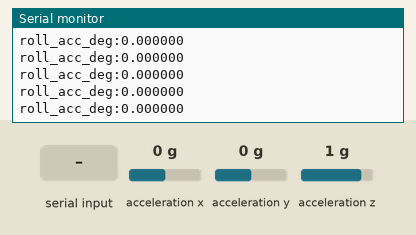
Recording of a sketch running on a simulated Arduino Nano 33 BLE. On the bench: the last lines printed to the serial monitor. The inputs (shaded band) are chosen by the test bench; at power-on: acceleration y 0 g, acceleration x 0 g, acceleration z 1 g. Storage starts empty.

Above: at 2.2 s.
2.3 s: "d\n" received over Serial
3.8 s: acceleration y set to -1.4 g
At 4.3 s:
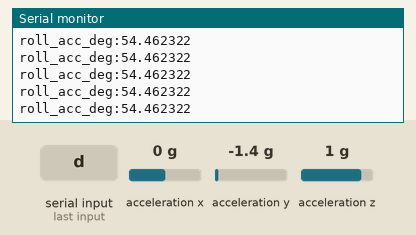
5.3 s: acceleration x set to -1.4 g
At 6.0 s:
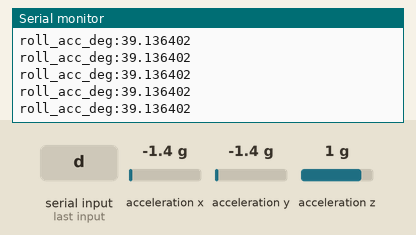
6.8 s: acceleration z set to -1.4 g
At 7.3 s:
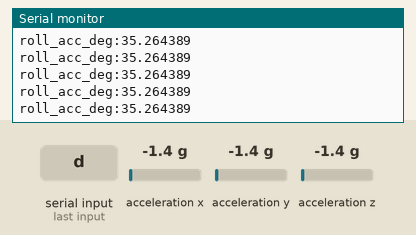
Timing chart, 0 to 9.3 s (numbered marks = the images above; inputs shaded):
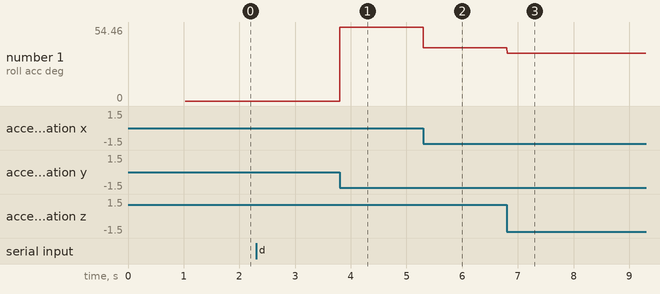

Measured:
- after the input at 6.8 s, the serial monitor: prints a new line at once (image 3)
- plotted number 1: 39.14 → 35.26 after the input at 6.8 s

The sketch:

rcording_accelerometer_reading.ino
```cpp
/*
  SC651 Assignment (Part b):
  Roll angle estimation using accelerometer data only + CSV logging to SPIFFS.

  Measurement model (Eq. 7 from assignment):
    theta_acc = atan2(ay, sqrt(ax^2 + az^2))

  This version:
    - Records for STOP_TIME_S seconds (60 by default)
    - Logs to SPIFFS CSV file (ESP32 flash)
    - Type 'd' in Serial Monitor to dump the CSV over Serial

  EXTRA ROBUSTNESS ADDED (to fix your error):
    - Prints SPIFFS total/used bytes
    - If SPIFFS is nearly full, it formats SPIFFS automatically
    - Then retries opening the CSV file for writing
*/

#include <Arduino_LSM9DS1.h>
#include "FS.h"
#include "SPIFFS.h"
#include <math.h>

// -----------------------------
// User settings
// -----------------------------
static const float STOP_TIME_S = 60.0f;                          // 0 -> log forever
static const char *CSV_PATH = "/roll_acc_only_ninety_and_minus.csv";       // MUST start with '/'
static const uint32_t FLUSH_EVERY_N_LINES = 50;
static const bool FLIP_ACCEL_SIGN = true;

// If SPIFFS used space exceeds this fraction, auto-format to recover space.
static const float SPIFFS_FULL_THRESHOLD = 0.90f;  // 90%

// -----------------------------
// Time bookkeeping
// -----------------------------
unsigned long t_prev_us = 0;
unsigned long t_start_ms = 0;

// CSV file handle + counters
File csvFile;
uint32_t lineCount = 0;
bool logging_active = true;

// ------------------------------------------------------------
// Dump the CSV file over Serial
// ------------------------------------------------------------
void dumpCsvToSerial() {
  Serial.println("\n--- CSV DUMP START ---");

  File f = SPIFFS.open(CSV_PATH, FILE_READ);
  if (!f) {
    Serial.println("ERROR: Could not open CSV for reading.");
    Serial.println("--- CSV DUMP END ---\n");
    return;
  }

  while (f.available()) {
    Serial.write(f.read());
  }
  f.close();

  Serial.println("\n--- CSV DUMP END ---\n");
}

// ------------------------------------------------------------
// Helper: prints SPIFFS usage
// ------------------------------------------------------------
void printSpiffsInfo(const char *tag) {
  size_t total = SPIFFS.totalBytes();
  size_t used  = SPIFFS.usedBytes();
  Serial.print(tag);
  Serial.print(" SPIFFS total=");
  Serial.print(total);
  Serial.print(" used=");
  Serial.println(used);
}

// ------------------------------------------------------------
// Helper: open CSV for writing (with recovery if SPIFFS is full)
// ------------------------------------------------------------
bool openCsvForWrite() {
  // Overwrite this file if it already exists
  if (SPIFFS.exists(CSV_PATH)) {
    SPIFFS.remove(CSV_PATH);
  }

  csvFile = SPIFFS.open(CSV_PATH, FILE_WRITE);
  if (csvFile) return true;

  // If open failed, show SPIFFS usage
  printSpiffsInfo("[openCsvForWrite]");

  // If SPIFFS looks nearly full, format and retry
  size_t total = SPIFFS.totalBytes();
  size_t used  = SPIFFS.usedBytes();
  if (total > 0 && (float)used / (float)total > SPIFFS_FULL_THRESHOLD) {
    Serial.println("SPIFFS nearly full -> formatting to recover space...");
    SPIFFS.end();
    SPIFFS.format();
    if (!SPIFFS.begin(true)) {
      Serial.println("ERROR: SPIFFS mount failed after format!");
      return false;
    }
    printSpiffsInfo("[after format]");

    // Retry open
    csvFile = SPIFFS.open(CSV_PATH, FILE_WRITE);
    if (csvFile) return true;
  }

  // Still failed
  return false;
}

void setup() {
  Serial.begin(115200);
  delay(1000);

  Serial.println("\nBOOT OK - starting accel-only logger...");

  // -----------------------------
  // Initialize SPIFFS
  // -----------------------------
  if (!SPIFFS.begin(true)) {
    Serial.println("ERROR: SPIFFS mount failed!");
    while (1) { delay(100); }
  }
  printSpiffsInfo("[startup]");

  // -----------------------------
  // Open CSV for writing (with recovery if full)
  // -----------------------------
  if (!openCsvForWrite()) {
    Serial.println("ERROR: Could not open CSV file for writing (even after recovery).");
    Serial.println("Check Arduino IDE -> Tools -> Partition Scheme has SPIFFS enabled.");
    while (1) { delay(100); }
  }

  // CSV header
  csvFile.println("time_s,dt_s,ax_g,ay_g,az_g,roll_acc_deg");
  csvFile.flush();

  // -----------------------------
  // Initialize IMU
  // -----------------------------
  if (!IMU.begin()) {
    Serial.println("ERROR: Failed to initialize LSM9DS1!");
    while (1) { delay(100); }
  }

  // Initialize time
  t_prev_us = micros();
  t_start_ms = millis();

  Serial.println("Accelerometer-only roll logging started...");
  Serial.print("Logging to SPIFFS file: ");
  Serial.println(CSV_PATH);
  Serial.print("STOP_TIME_S = ");
  Serial.println(STOP_TIME_S);
  Serial.println("Type 'd' to dump the CSV over Serial.");
}

void loop() {
  // ------------------------------------------------------------
  // Handle serial commands (ignore newline chars)
  // ------------------------------------------------------------
  while (Serial.available()) {
    char c = (char)Serial.read();
    if (c == '\n' || c == '\r') continue;
    if (c == 'd') dumpCsvToSerial();
  }

  if (!logging_active) {
    delay(50);
    return;
  }

  // Elapsed time since start (seconds)
  float t_elapsed_s = (millis() - t_start_ms) * 1e-3f;

  // Stop condition
  if (STOP_TIME_S > 0.0f && t_elapsed_s >= STOP_TIME_S) {
    logging_active = false;
    csvFile.flush();
    csvFile.close();
    Serial.println("\nLogging finished. CSV file closed.");
    Serial.println("Type 'd' to dump the CSV over Serial.");
    return;
  }

  // ------------------------------------------------------------
  // Only log when an accelerometer sample is available
  // dt corresponds to time between accel samples we actually read/log
  // ------------------------------------------------------------
  if (!IMU.accelerationAvailable()) {
    delay(1);
    return;
  }

  // Compute dt at the moment we read a fresh accel sample
  unsigned long t_now_us = micros();
  float dt = (t_now_us - t_prev_us) * 1e-6f;
  t_prev_us = t_now_us;

  if (dt <= 0.0f || dt > 0.5f) {
    dt = 0.01f;
  }

  // Read accelerometer (typically in "g" units)
  float ax, ay, az;
  IMU.readAcceleration(ax, ay, az);

  // Roll from accelerometer (Eq. 7):
  //   theta_acc = atan2(ay, sqrt(ax^2 + az^2))
  float denom = sqrtf(ax * ax + az * az);
  float roll_acc_rad = atan2f(ay, denom);
  float roll_acc_deg = roll_acc_rad * (180.0f / 3.14159265f);

  // Align sign with your convention
  if (FLIP_ACCEL_SIGN) roll_acc_deg = -roll_acc_deg;

  // Serial output (for plotter)
  Serial.print("roll_acc_deg:");
  Serial.println(roll_acc_deg, 6);

  // CSV logging
  csvFile.print(t_elapsed_s, 6); csvFile.print(",");
  csvFile.print(dt, 6);         csvFile.print(",");
  csvFile.print(ax, 6);         csvFile.print(",");
  csvFile.print(ay, 6);         csvFile.print(",");
  csvFile.print(az, 6);         csvFile.print(",");
  csvFile.println(roll_acc_deg, 6);

  lineCount++;
  if (lineCount % FLUSH_EVERY_N_LINES == 0) {
    csvFile.flush();
  }

  delay(5);
}
```
